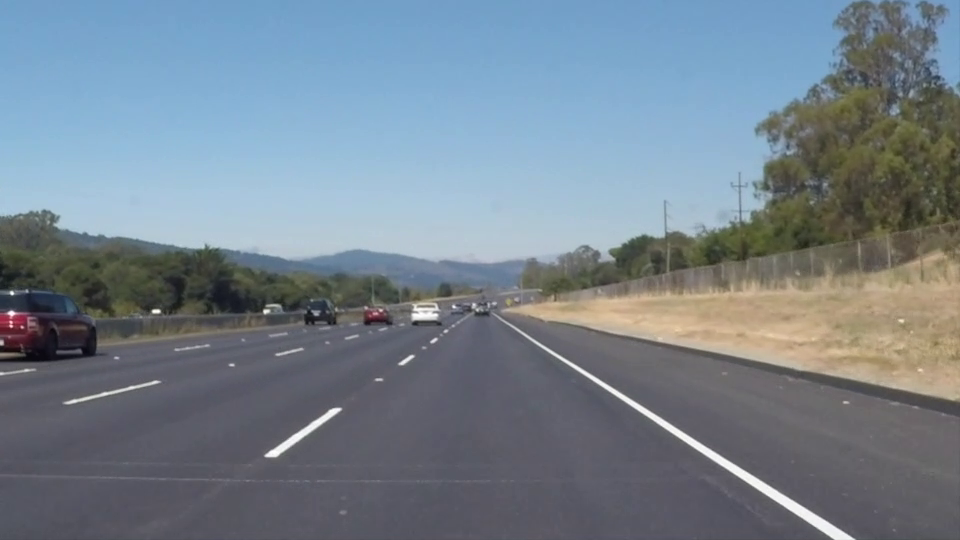
#> input picture frame 22 of whiteline.mp4, 960 x 540 px
$ python turnPredict.py   (older library calls are emulated)
#> lines starting #> are read from the running program, lines starting #| are printed output that depends on the picture; after the words box and inside, x2 and y2 are one past the last pixel; in counts of white or black regions, pixels touching at a corner belong together
#!/usr/env python
import numpy as np
import cv2
# import matplotlib.pyplot as plt

def histogram(image):
    his = np.mean(image[470:, :],axis=0)
    return his

# [53 lines left out: functions get_curvature, draw_lanes, not called in this run]

if __name__ == '__main__':
    # Create a VideoCapture object
    # cap = cv2.VideoCapture('challenge.mp4') # input video
    cap = cv2.VideoCapture('whiteline.mp4') # input video


    # Check if camera opened successfully
    if (cap.isOpened() == False):
        print("Unable to read input video feed - Check the source input.")

    frame_width = int(cap.get(3))
    frame_height = int(cap.get(4))
    frameSize = (2*frame_width, frame_height)
    fourcc = cv2.VideoWriter_fourcc('m','p','4','v')
    # VideoWriter Objects are created to record videos
    out_video = cv2.VideoWriter('Prob3_video_whiteline.mp4', fourcc, 25, frameSize)
    prev_p_l = None
    prev_p_r = None
    while(True):
        ret, frame = cap.read()
#> frame is the input picture: shape (540, 960, 3); mean B, G, R 141.9, 130.7, 117.7
        if(ret == True):
            # To check for Horizontally flipped video,can uncomment this line below
            # frame = cv2.flip(frame, flipCode=1)

            roi_pts = np.array([[564, 470],[766, 470],[0.897*frame_width, frame_height],[0.125*frame_width, frame_height]]).astype(np.int32)
            dst_pts = np.array([[0.125*frame_width, 0],[0.897*frame_width, 0],[0.897*frame_width, frame_height],[0.125*frame_width, frame_height]])
            H, _ = cv2.findHomography(roi_pts, dst_pts, cv2.RANSAC, 5.0)
            dst = cv2.warpPerspective(frame, H, (frame_width,int(frame_height)))
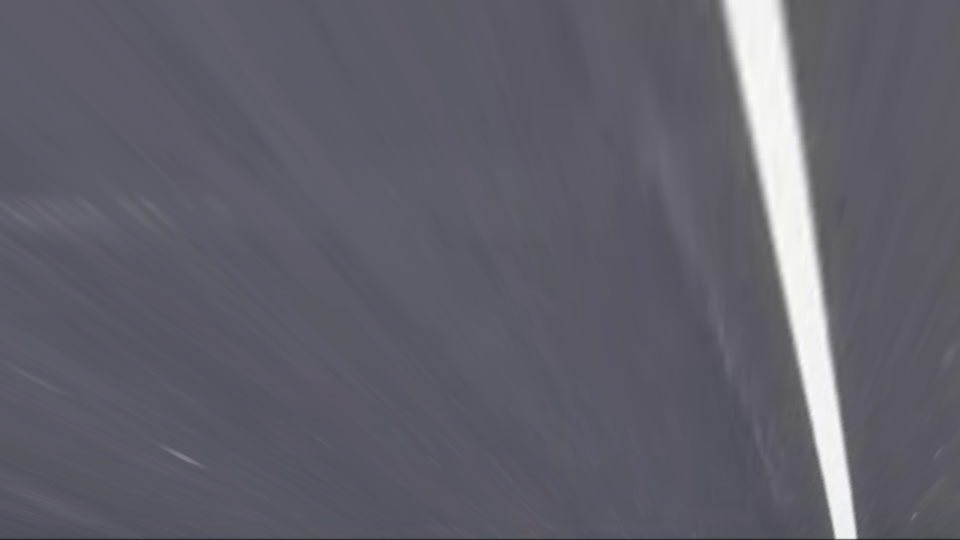
#> dst: shape (540, 960, 3); mean B, G, R 106.2, 96.2, 97.1
            hsv_2 = cv2.cvtColor(dst, cv2.COLOR_BGR2HSV)
#> hsv_2: shape (540, 960, 3); mean H, S, V 119.5, 25.6, 106.2

            # Threshold the HSV image to get only white colors
            lower_white = np.array([0,0,240], dtype=np.uint8)
            upper_white = np.array([145,145,255], dtype=np.uint8)
            mask_white_2 = cv2.inRange(hsv_2, lower_white, upper_white)
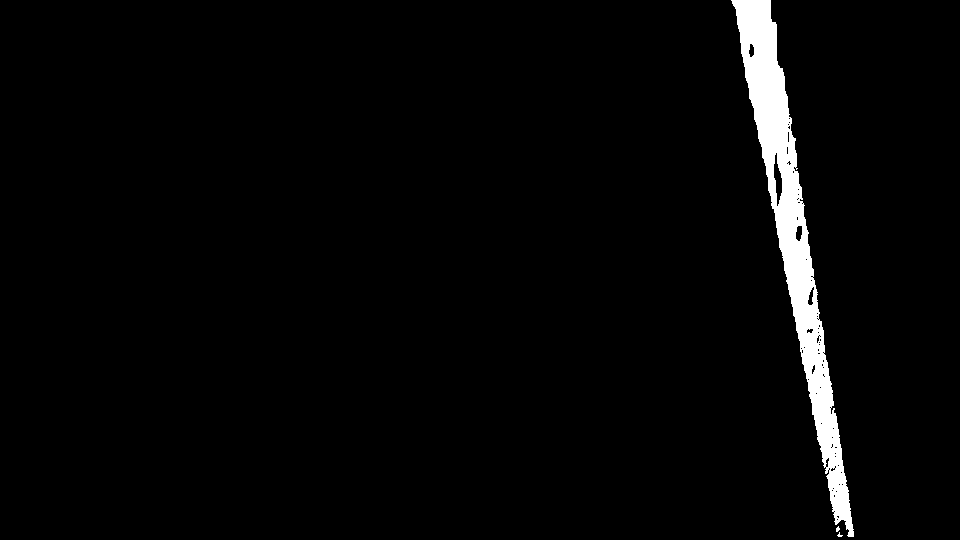
#> mask_white_2: shape (540, 960); 2.8% white; 3 white regions (2 under 20 px), largest, box (x1, y1, x2, y2) and area: (731, 0, 854, 537) 14448

            lower_y = np.array([20, 100, 100], dtype=np.uint8)
            upper_y = np.array([30,255,255], dtype=np.uint8)

            mask_y_2 = cv2.inRange(hsv_2, lower_y, upper_y)
#> mask_y_2: shape (540, 960); every value is 0
            mask_2 = mask_white_2 + mask_y_2
            modified_frame = cv2.bitwise_and(dst, dst, mask=mask_2)
            bi_2 = cv2.bilateralFilter(cv2.cvtColor(modified_frame, cv2.COLOR_BGR2GRAY), 5, 75, 75)
            h = histogram(bi_2)
#> in histogram, `his = np.mean(image[470:, :],axis=0)`: his = 960 values, max 202.6 at index 838, min 0 at index 0, mean 3.8
#> h has the same summary as his in histogram
            midpt = int(h.shape[0]/2)
#> midpt = 480
            leftx_base = np.argmax(h[:midpt])
#> leftx_base = 0
            rightx_base = np.argmax(h[midpt:]) + midpt
#> rightx_base = 838
            win_height =  np.int(modified_frame.shape[1]/9)
#> win_height = 106

            nonzero = modified_frame.nonzero()
            nonzero_y = np.array(nonzero[0])
            nonzero_x = np.array(nonzero[1])
            leftx_curr = leftx_base
#> leftx_curr = 0
            rightx_curr = rightx_base
#> rightx_curr = 838

            left_lane_ind = []
            right_lane_ind = []

            left_a, left_b, left_c=[],[],[]
            right_a, right_b, right_c=[],[],[]
            p_l_m =np.empty(3)
            p_r_m = np.empty(3)

            margin = 150

            for window in range(9):
                win_y_low = modified_frame.shape[1] - (window + 1)*win_height
                win_y_high = modified_frame.shape[1] - (window)*win_height
                win_xleft_low = leftx_curr - margin
                win_xleft_high = leftx_curr + margin
                win_xright_low = rightx_curr - margin
                win_xright_high = rightx_curr + margin
                cv2.rectangle(modified_frame,(win_xleft_low, win_y_low), (win_xleft_high, win_y_high), (0,255,0), 3)
                cv2.rectangle(modified_frame,(win_xright_low, win_y_low), (win_xright_high, win_y_high), (0,255,0), 3)
                good_l_ind = ((nonzero_y >= win_y_low) & (nonzero_y < win_y_high) & (nonzero_x >= win_xleft_low) & (nonzero_x < win_xleft_high)).nonzero()[0]
                good_r_ind = ((nonzero_y >= win_y_low) & (nonzero_y < win_y_high) & (nonzero_x >= win_xright_low) & (nonzero_x < win_xright_high)).nonzero()[0]

                left_lane_ind.append(good_l_ind)
                right_lane_ind.append(good_r_ind)

                if len(good_l_ind) > 100:
                    leftx_curr = np.int(np.mean(nonzero_x[good_l_ind]))
                if len(good_r_ind) > 100:
                    rightx_curr = np.int(np.mean(nonzero_x[good_r_ind]))
#> this loop made 9 passes
#> (win_xright_low, win_xright_high, rightx_curr) on passes 5 to 9: (688, 988, 835), (685, 985, 817), (667, 967, 798), (648, 948, 780), (630, 930, 761)
#> (win_xright_low, win_xright_high) on passes 1 to 4: (688, 988), (688, 988), (688, 988), (688, 988)
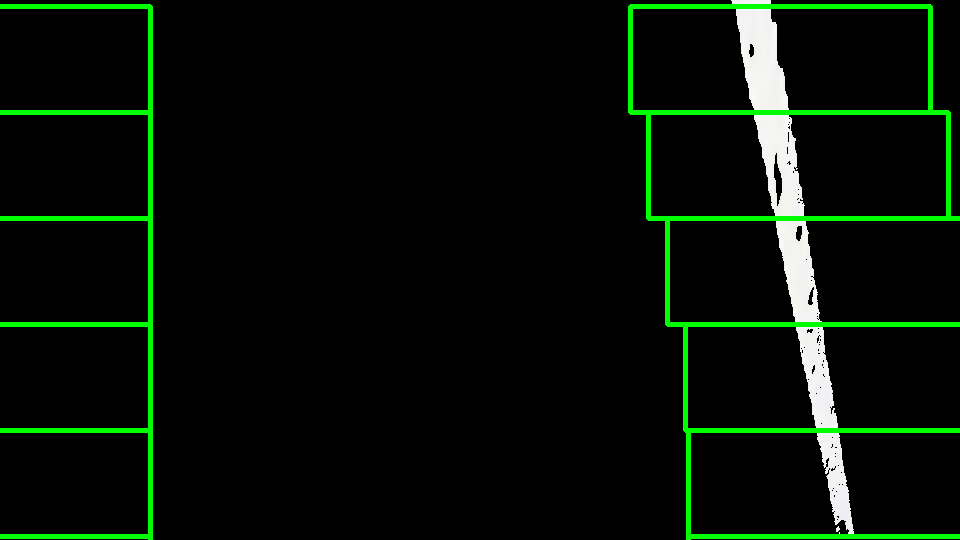
#> modified_frame: shape (540, 960, 3); mean B, G, R 6.4, 16, 6.4
#> after the loop, left_lane_ind = [empty array, empty array, empty array, empty array, empty array, empty array, empty array, empty array, empty array]; right_lane_ind = 9 items
            left_lane_ind = np.concatenate(left_lane_ind)
#> left_lane_ind = empty array
            right_lane_ind = np.concatenate(right_lane_ind)
            left_x = nonzero_x[left_lane_ind]
#> left_x = empty array
            left_y = nonzero_y[left_lane_ind]
#> left_y = empty array
            right_x = nonzero_x[right_lane_ind]
            right_y = nonzero_y[right_lane_ind]
            if (len(left_x) == 0) or (len(left_y) == 0) or (len(right_x) == 0) or (len(right_y) == 0):
                p_left = prev_p_l
                p_right = prev_p_r
            else:
                p_left = np.polyfit(left_y, left_x, 2)
                p_right = np.polyfit(right_y, right_x, 2)
                if (p_left == np.nan).any() or (p_right == np.nan).any() or p_left is None or p_right is None:
                    p_left = prev_p_l
                    p_right = prev_p_r
                else:
                    prev_p_l = p_left
                    prev_p_r = p_right

#> (the run stopped early here; a loop or call above may not have finished)

$ run again, starting later in the video
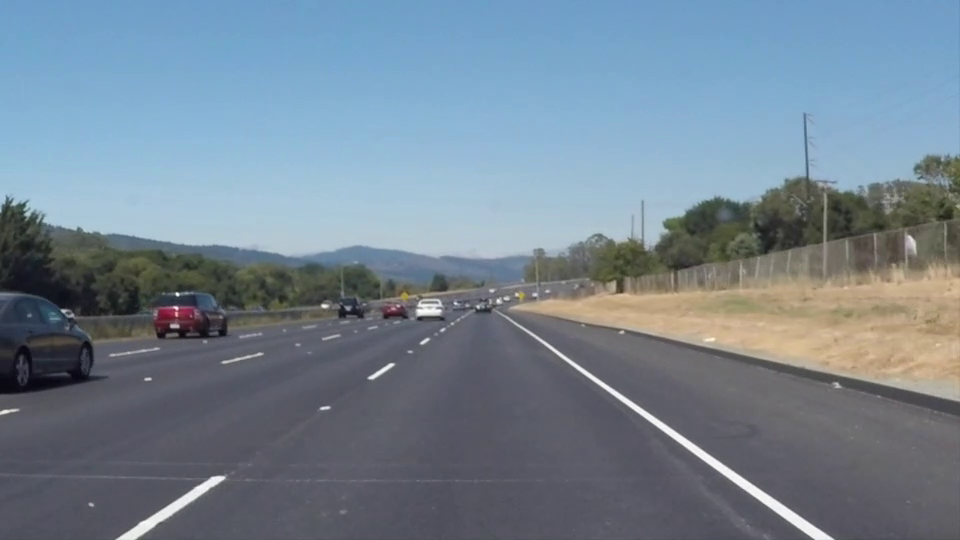
#> input picture frame 99 of whiteline.mp4, 960 x 540 px
#> frame is the input picture: shape (540, 960, 3); mean B, G, R 146, 132.3, 116.7
#> hsv_2: shape (540, 960, 3); mean H, S, V 120.4, 27, 105
#> mask_white_2: shape (540, 960); 2.6% white; 13 white regions (11 under 20 px), largest, box (x1, y1, x2, y2) and area: (688, 0, 833, 538) 13549, (0, 488, 46, 505) 152
#> mask_y_2: shape (540, 960); every value is 0
#> his = 960 values, max 171.3 at index 814, min 0 at index 46, mean 4.07
#> h has the same summary as his in histogram
#> leftx_base = 21
#> rightx_base = 814
#> `leftx_curr = leftx_base`: leftx_curr = 21
#> `rightx_curr = rightx_base`: rightx_curr = 814
#> the loop `for window in range(9):` made 9 passes
#> (win_xleft_low, win_xleft_high, win_xright_low, win_xright_high, leftx_curr, rightx_curr) on pass 5: (-129, 171, 664, 964, 22, 812)
#> after the loop `for window in range(9):`:
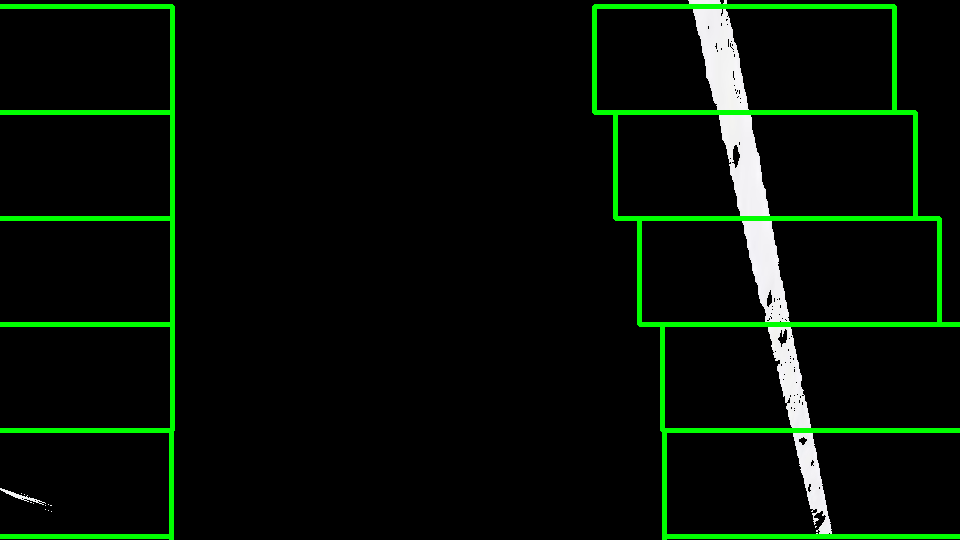
#> modified_frame: shape (540, 960, 3); mean B, G, R 6.1, 16.5, 6.1
#> after the loop `for window in range(9):`: left_lane_ind = 9 items
#> `left_lane_ind = np.concatenate(left_lane_ind)`: left_lane_ind = 492 values from 38670 to 40289
#> left_x = 492 values, max 51 at index 480, min 0 at index 0, mean 22.16
#> left_y = 492 values from 488 to 511
#> p_left = [-0.0227, 25.27, -6931.5]
#> p_right = [-5.88e-07, 0.217, 708.1]
#> prev_p_l = [-0.0227, 25.27, -6931.5]
#> prev_p_r = [-5.88e-07, 0.217, 708.1]
#> curved = (13.68, 527865.2, 4.81, True, True)
#> mean_rad = 263939
#> H = [[0.273, -0.984, 531.3], [-2.58e-16, -0.598, 470], [-5.11e-19, -0.00135, 1]]
#> `res_comb[:,frame_width:]= modified_frame`:
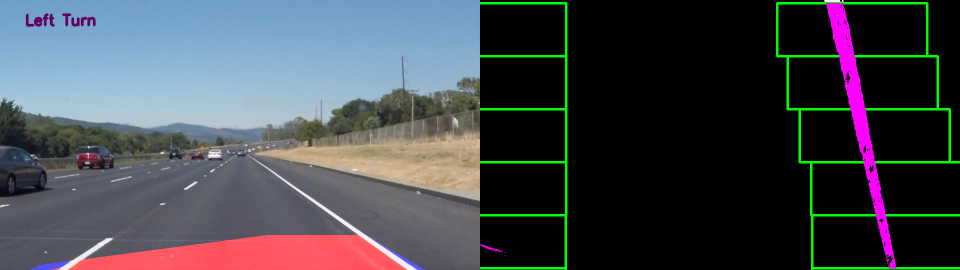
#> res_comb: shape (540, 1920, 3) (shown at 1/2 size); mean B, G, R 76.4, 71, 67.1

$ run again, starting later in the video
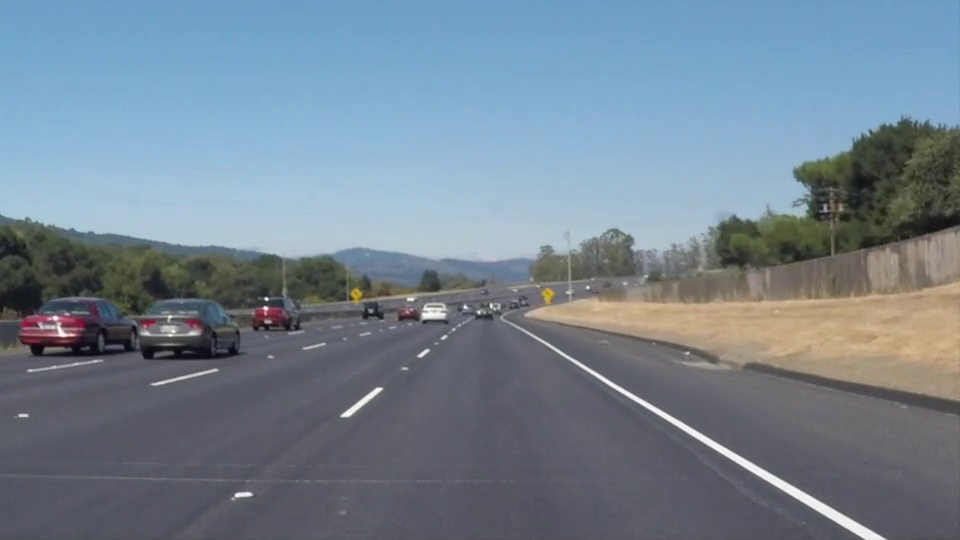
#> input picture frame 176 of whiteline.mp4, 960 x 540 px
#> frame is the input picture: shape (540, 960, 3); mean B, G, R 145.2, 131.6, 116.5
#> hsv_2: shape (540, 960, 3); mean H, S, V 119.3, 27.3, 105.7
#> `mask_white_2 = cv2.inRange(hsv_2, lower_white, upper_white)`:
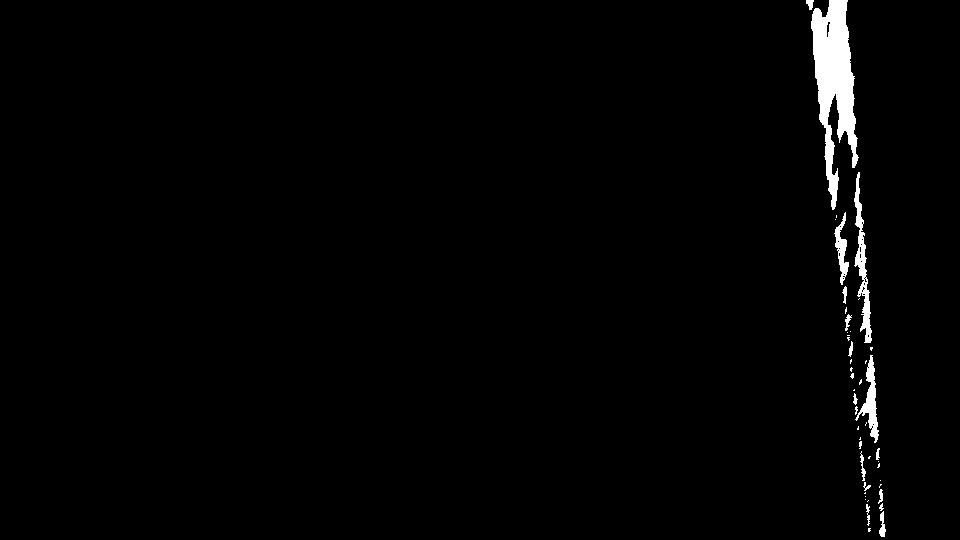
#> mask_white_2: shape (540, 960); 1.5% white; 46 white regions (30 under 20 px), largest, box (x1, y1, x2, y2) and area: (811, 0, 859, 210) 5023, (854, 172, 872, 343) 1042, (855, 355, 879, 443) 707
#> mask_y_2: shape (540, 960); every value is 0
#> his = 960 values, max 136.2 at index 881, min 0 at index 0, mean 1.06
#> h has the same summary as his in histogram
#> leftx_base = 0
#> rightx_base = 881
#> leftx_curr = 0
#> `rightx_curr = rightx_base`: rightx_curr = 881
#> the loop `for window in range(9):` made 9 passes
#> (win_xright_low, win_xright_high, rightx_curr) on passes 5 to 9: (731, 1031, 873), (723, 1023, 866), (716, 1016, 853), (703, 1003, 840), (690, 990, 832)
#> after the loop `for window in range(9):`:
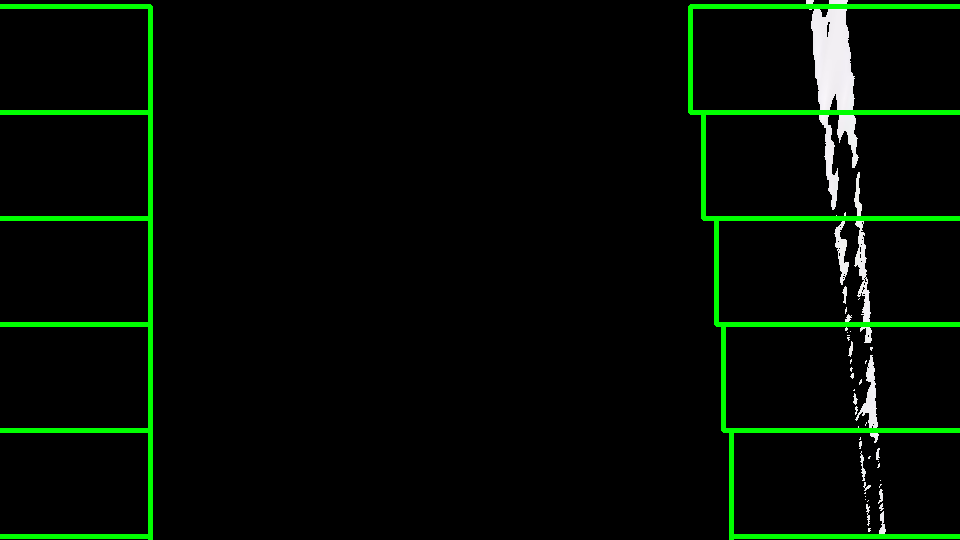
#> modified_frame: shape (540, 960, 3); mean B, G, R 3.5, 12, 3.5
#> after the loop `for window in range(9):`: left_lane_ind = [empty array, empty array, empty array, empty array, empty array, empty array, empty array, empty array, empty array]; right_lane_ind = 9 items
#> `left_lane_ind = np.concatenate(left_lane_ind)`: left_lane_ind = empty array
